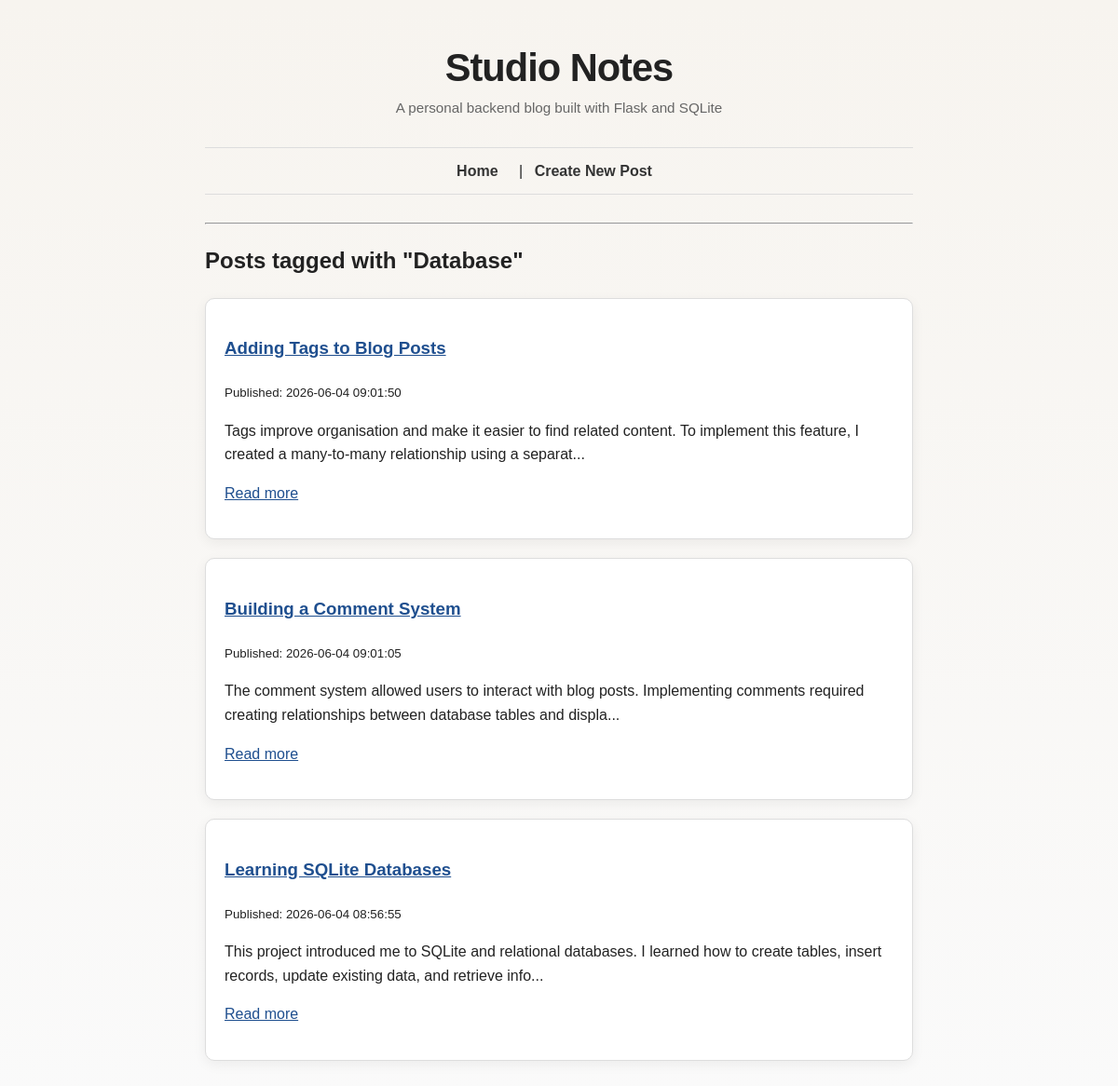
The app's page /tags/Database with its own data.
### tables this page shows
CREATE TABLE posts (
    id INTEGER PRIMARY KEY AUTOINCREMENT,
    title TEXT NOT NULL,
    body TEXT NOT NULL,
    created_at TEXT NOT NULL DEFAULT CURRENT_TIMESTAMP,
    updated_at TEXT
);

### app.py (the view)
@app.route("/tags/<tag_name>")
def posts_by_tag(tag_name):
    posts = database.get_posts_by_tag(tag_name)
    return render_template("tag.html", posts=posts, tag_name=tag_name)

### database.py (called while the page is built)
def get_db_connection():
    connection = sqlite3.connect(DATABASE)
    connection.row_factory = sqlite3.Row
    return connection

def get_posts_by_tag(tag_name):
    connection = get_db_connection()
    posts = connection.execute(
        """
        SELECT posts.*
        FROM posts
        JOIN post_tags ON posts.id = post_tags.post_id
        JOIN tags ON tags.id = post_tags.tag_id
        WHERE tags.name = ?
        ORDER BY posts.created_at DESC
        """,
        (tag_name,)
    ).fetchall()
    connection.close()
    return posts

### templates/tag.html
{% extends "layout.html" %}
{% block content %}
<h2>Posts tagged with "{{ tag_name }}"</h2>
{% if posts %}
    {% for post in posts %}
        <article>
            <h3>
                <a href="/posts/{{ post.id }}">{{ post.title }}</a>
            </h3>
            <p><small>Published: {{ post.created_at }}</small></p>
            <p>{{ post.body[:150] }}...</p>
            <p>
                <a href="/posts/{{ post.id }}">Read more</a>
            </p>
        </article>
    {% endfor %}
{% else %}
    <p>No posts found for this tag.</p>
{% endif %}
{% endblock %}

### static/style.css (style rules this page uses)
body { font-family: Arial, sans-serif; max-width: 760px; margin: 40px auto; padding: 0 20px; line-height: 1.6; background-color: #fafafa; color: #222; }
article { background: white; padding: 20px; margin-bottom: 20px; border: 1px solid #ddd; }
a { color: #1f4f8f; }
body { background: linear-gradient(180deg, #f7f4ef 0%, #fafafa 100%); }
article { border-radius: 10px; box-shadow: 0 4px 14px rgba(0, 0, 0, 0.06); }

### records on screen
posts: title "Adding Tags to Blog Posts", created_at "2026-06-04 09:01:50", body "Tags improve organisation and make it easier to find related content. To implement this feature, I created a many-to-many relationship using a separat"
posts: title "Building a Comment System", created_at "2026-06-04 09:01:05", body "The comment system allowed users to interact with blog posts. Implementing comments required creating relationships between database tables and displa"
posts: title "Learning SQLite Databases", created_at "2026-06-04 08:56:55", body "This project introduced me to SQLite and relational databases. I learned how to create tables, insert records, update existing data, and retrieve info"

### other values on screen
{{ tag_name }} "Database"
